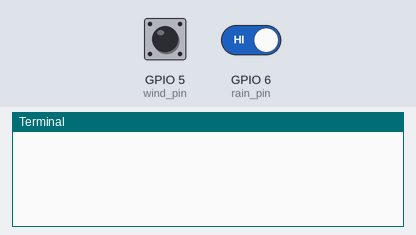
The program below on a simulated Raspberry Pi (BCM pin numbers). Shown: the last lines printed to the terminal. The test bench sets the inputs (shaded band); at power-on: GPIO 6 (rain_pin) HIGH, GPIO 5 (wind_pin) HIGH.

Above: at 1.2 s.
1.3 s: GPIO 6 (rain_pin) driven LOW
At 2.1 s:
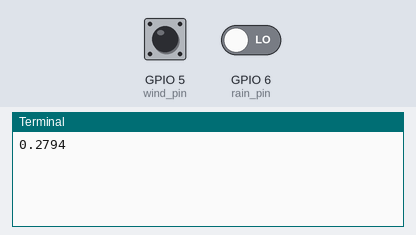
4.3 s: GPIO 5 (wind_pin) pulled LOW for 0.15 s
At 6.1 s:
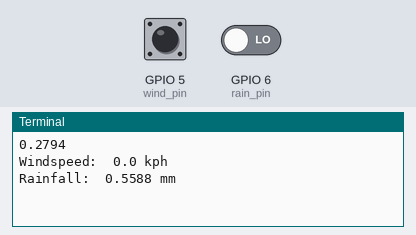
6.5 s: GPIO 5 (wind_pin) pulled LOW for 1 s
At 11.1 s:
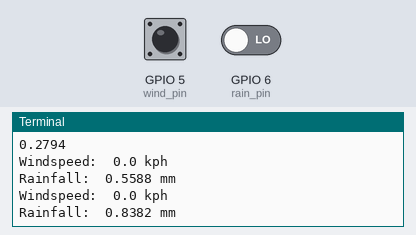

Measured:
- after the input at 1.3 s, the terminal: prints a new line at once (image 1)
- after the input at 4.3 s, the terminal: prints a new line after 0.70 s (image 2)
- after the input at 6.5 s, the terminal: prints a new line after 3.5 s (image 3)

The program:

wind_rain.py
```python
#!/usr/bin/python3
import RPi.GPIO as GPIO
import time, math

wind_pin = 5
rain_pin = 6
wind_count = 0
rain_count = 0

def bucket_tipped(channel):
    global rain_count
    rain_count = rain_count + 1
    print (rain_count * 0.2794)

def calculate_speed(r_cm, time_sec):
    global wind_count
    circ_cm = (2 * math.pi) * r_cm
    rot = wind_count / 2.0
    dist_km = (circ_cm * rot) / 100000.0 # convert to kilometres
    km_per_sec = dist_km / time_sec
    km_per_hour = km_per_sec * 3600 # convert to distance per hour
    return km_per_hour * 1.18

def spin(channel):
    global rain_count
    rain_count += 1

GPIO.setmode(GPIO.BCM)
GPIO.setup(wind_pin, GPIO.IN, GPIO.PUD_UP)
GPIO.setup(rain_pin, GPIO.IN, GPIO.PUD_UP)
GPIO.add_event_detect(wind_pin, GPIO.FALLING, callback=spin)
GPIO.add_event_detect(rain_pin, GPIO.FALLING, callback=bucket_tipped, bouncetime=300)

interval = 5

while True:
    wind_count = 0
    time.sleep(interval)
    print ("Windspeed: ",calculate_speed(9.0, interval), "kph")
    print ("Rainfall: ",rain_count * 0.2794,"mm")
```
